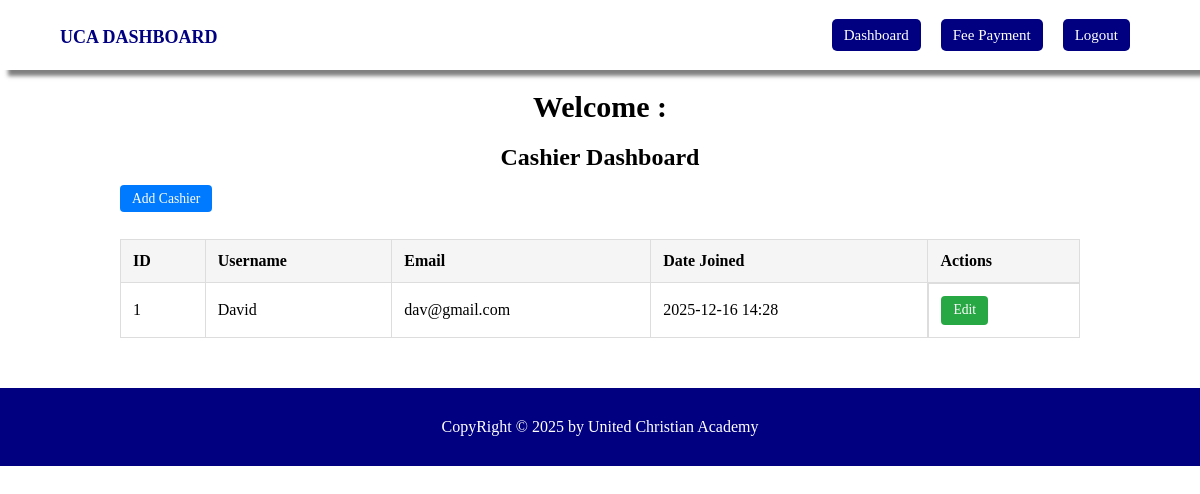
The page /dashboard/cashier/ on the database its author committed.
### schoolapp/models.py (models this page shows, shortened)
class User(AbstractUser):
    STATUS = (
        ('admin', 'Admin'),
        ('teacher', 'Teacher'),
        ('cashier', 'Cashier'),
        ('student', 'Student'),
    )
    role = models.CharField(max_length=20, choices=STATUS, default='student')

### schoolapp/views.py (the view)
# urls.py: path('dashboard/cashier/', views.cashier_list, name='cashier_list'),
def cashier_list(request):
    cashiers = User.objects.filter(role='cashier')
    return render(request, 'dashboard/cashier_list.html', {'cashiers': cashiers})

### templates/dashboard/cashier_list.html
{% extends 'dashboard/base.html'%} {% block content%}
<div class="container">
  <h1>Welcome : {{user.username}}</h1>
  <h2>Cashier Dashboard</h2>
  <br />
  <td>
    <a href="{% url 'cashier_create'%}" class="btn view">Add Cashier</a>
  </td>
  <div class="table-wrapper">
    <table class="responsive-table">
      <thead>
        <tr>
          <th>ID</th>
          <th>Username</th>
          <th>Email</th>
          <th>Date Joined</th>
          <th>Actions</th>
        </tr>
      </thead>
      <tbody>
        {% for cashier in cashiers %}
        <tr>
          <td>{{ forloop.counter }}</td>
          <td>{{ cashier.username }}</td>
          <td>{{ cashier.email }}</td>
          <td>{{ cashier.date_joined|date:"Y-m-d H:i" }}</td>
          <td class="actions">
            <a href="{% url 'cashier_update' cashier.id %}" class="btn edit"
              >Edit</a
            >
          </td>
        </tr>
        {% empty %}
        <tr>
          <td colspan="4">No cashiers found.</td>
        </tr>
        {% endfor %}
      </tbody>
    </table>
  </div>
</div>
{% endblock content%}

### schoolapp/static/dashboard/css/styles.css (style rules this page uses)
* { margin: 0; padding: 0; box-sizing: border-box; }
.container { width: 80%; margin: 40px auto; }
.container h2 { text-align: center; }
.container h1 { text-align: center; font-size: 30px; margin-bottom: 20px; font-weight: bold; margin-top: 90px; }
.table-wrapper, .form-wrapper { display: flex; justify-content: center; margin: 2rem 0; }
.responsive-table { width: 100%; max-width: 1000px; border-collapse: collapse; }
.responsive-table th, .responsive-table td { padding: 0.75rem; border: 1px solid #ddd; text-align: left; }
.responsive-table th { background-color: #f5f5f5; }
.actions { display: flex; gap: 0.5rem; flex-wrap: wrap; }
.btn { padding: 0.4rem 0.75rem; text-decoration: none; border-radius: 4px; font-size: 0.85rem; color: #fff; }
.view { background-color: #007bff; }
.edit { background-color: #28a745; }

### rows shown on the page
User: username "David", email "dav@gmail.com", date_joined "2025-12-16 14:28"
